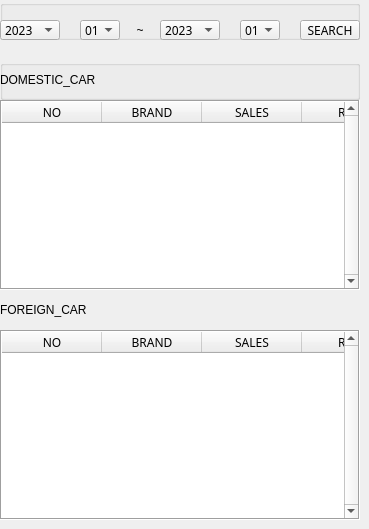
        <widget class="QWidget" name="page_17">
         <widget class="QGroupBox" name="groupBox_16">
          <property name="geometry">
           <rect>
            <x>0</x>
            <y>0</y>
            <width>360</width>
            <height>40</height>
           </rect>
          </property>
          <property name="title">
           <string/>
          </property>
          <property name="flat">
           <bool>true</bool>
          </property>
          <widget class="QComboBox" name="comboBox_secondyear_4">
           <property name="geometry">
            <rect>
             <x>160</x>
             <y>20</y>
             <width>60</width>
             <height>20</height>
            </rect>
           </property>
           <property name="font">
            <font>
             <family>맑은 고딕</family>
            </font>
           </property>
           <item>
            <property name="text">
             <string>2023</string>
            </property>
           </item>
           <item>
            <property name="text">
             <string>2022</string>
            </property>
           </item>
          </widget>
          <widget class="QComboBox" name="comboBox_secondmonth_4">
           <property name="geometry">
            <rect>
             <x>240</x>
             <y>20</y>
             <width>40</width>
             <height>20</height>
            </rect>
           </property>
           <property name="font">
            <font>
             <family>맑은 고딕</family>
            </font>
           </property>
           <item>
            <property name="text">
             <string>01</string>
            </property>
           </item>
           <item>
            <property name="text">
             <string>02</string>
            </property>
           </item>
           <item>
            <property name="text">
             <string>03</string>
            </property>
           </item>
           <item>
            <property name="text">
             <string>04</string>
            </property>
           </item>
           <item>
            <property name="text">
             <string>05</string>
            </property>
           </item>
           <item>
            <property name="text">
             <string>06</string>
            </property>
           </item>
           <item>
            <property name="text">
             <string>07</string>
            </property>
           </item>
           <item>
            <property name="text">
             <string>08</string>
            </property>
           </item>
           <item>
            <property name="text">
             <string>09</string>
            </property>
           </item>
           <item>
            <property name="text">
             <string>10</string>
            </property>
           </item>
           <item>
            <property name="text">
             <string>11</string>
            </property>
           </item>
           <item>
            <property name="text">
             <string>12</string>
            </property>
           </item>
          </widget>
          <widget class="QPushButton" name="pushButton_8">
           <property name="geometry">
            <rect>
             <x>300</x>
             <y>20</y>
             <width>60</width>
             <height>20</height>
            </rect>
           </property>
           <property name="font">
            <font>
             <family>맑은 고딕</family>
            </font>
           </property>
           <property name="text">
            <string>SEARCH</string>
           </property>
          </widget>
          <widget class="QComboBox" name="comboBox_firstmonth_4">
           <property name="geometry">
            <rect>
             <x>80</x>
             <y>20</y>
             <width>40</width>
             <height>20</height>
            </rect>
           </property>
           <property name="font">
            <font>
             <family>맑은 고딕</family>
            </font>
           </property>
           <item>
            <property name="text">
             <string>01</string>
            </property>
           </item>
           <item>
            <property name="text">
             <string>02</string>
            </property>
           </item>
           <item>
            <property name="text">
             <string>03</string>
            </property>
           </item>
           <item>
            <property name="text">
             <string>04</string>
            </property>
           </item>
           <item>
            <property name="text">
             <string>05</string>
            </property>
           </item>
           <item>
            <property name="text">
             <string>06</string>
            </property>
           </item>
           <item>
            <property name="text">
             <string>07</string>
            </property>
           </item>
           <item>
            <property name="text">
             <string>08</string>
            </property>
           </item>
           <item>
            <property name="text">
             <string>09</string>
            </property>
           </item>
           <item>
            <property name="text">
             <string>10</string>
            </property>
           </item>
           <item>
            <property name="text">
             <string>11</string>
            </property>
           </item>
           <item>
            <property name="text">
             <string>12</string>
            </property>
           </item>
          </widget>
          <widget class="QComboBox" name="comboBox_firstyear_4">
           <property name="geometry">
            <rect>
             <x>0</x>
             <y>20</y>
             <width>60</width>
             <height>20</height>
            </rect>
           </property>
           <property name="font">
            <font>
             <family>맑은 고딕</family>
            </font>
           </property>
           <item>
            <property name="text">
             <string>2023</string>
            </property>
           </item>
           <item>
            <property name="text">
             <string>2022</string>
            </property>
           </item>
          </widget>
          <widget class="QLabel" name="label_12">
           <property name="geometry">
            <rect>
             <x>120</x>
             <y>20</y>
             <width>40</width>
             <height>20</height>
            </rect>
           </property>
           <property name="text">
            <string>~</string>
           </property>
           <property name="alignment">
            <set>Qt::AlignCenter</set>
           </property>
          </widget>
         </widget>
         <widget class="QTableWidget" name="tableWidget_15">
          <property name="geometry">
           <rect>
            <x>0</x>
            <y>100</y>
            <width>360</width>
            <height>190</height>
           </rect>
          </property>
          <property name="font">
           <font>
            <family>맑은 고딕</family>
           </font>
          </property>
          <property name="frameShape">
           <enum>QFrame::Box</enum>
          </property>
          <property name="frameShadow">
           <enum>QFrame::Sunken</enum>
          </property>
          <property name="lineWidth">
           <number>1</number>
          </property>
          <property name="verticalScrollBarPolicy">
           <enum>Qt::ScrollBarAlwaysOn</enum>
          </property>
          <property name="horizontalScrollBarPolicy">
           <enum>Qt::ScrollBarAlwaysOff</enum>
          </property>
          <property name="editTriggers">
           <set>QAbstractItemView::NoEditTriggers</set>
          </property>
          <property name="dragEnabled">
           <bool>true</bool>
          </property>
          <property name="showGrid">
           <bool>false</bool>
          </property>
          <property name="gridStyle">
           <enum>Qt::NoPen</enum>
          </property>
          <property name="sortingEnabled">
           <bool>false</bool>
          </property>
          <property name="wordWrap">
           <bool>true</bool>
          </property>
          <property name="cornerButtonEnabled">
           <bool>true</bool>
          </property>
          <attribute name="horizontalHeaderVisible">
           <bool>true</bool>
          </attribute>
          <attribute name="horizontalHeaderCascadingSectionResizes">
           <bool>false</bool>
          </attribute>
          <attribute name="horizontalHeaderMinimumSectionSize">
           <number>40</number>
          </attribute>
          <attribute name="horizontalHeaderDefaultSectionSize">
           <number>100</number>
          </attribute>
          <attribute name="horizontalHeaderHighlightSections">
           <bool>true</bool>
          </attribute>
          <attribute name="verticalHeaderVisible">
           <bool>false</bool>
          </attribute>
          <attribute name="verticalHeaderCascadingSectionResizes">
           <bool>false</bool>
          </attribute>
          <attribute name="verticalHeaderShowSortIndicator" stdset="0">
           <bool>false</bool>
          </attribute>
          <attribute name="verticalHeaderStretchLastSection">
           <bool>false</bool>
          </attribute>
          <column>
           <property name="text">
            <string>NO</string>
           </property>
           <property name="font">
            <font>
             <family>맑은 고딕</family>
            </font>
           </property>
          </column>
          <column>
           <property name="text">
            <string>BRAND</string>
           </property>
           <property name="font">
            <font>
             <family>맑은 고딕</family>
            </font>
           </property>
          </column>
          <column>
           <property name="text">
            <string>SALES</string>
           </property>
           <property name="font">
            <font>
             <family>맑은 고딕</family>
            </font>
           </property>
          </column>
          <column>
           <property name="text">
            <string>RATE</string>
           </property>
          </column>
         </widget>
         <widget class="QTableWidget" name="tableWidget_16">
          <property name="geometry">
           <rect>
            <x>0</x>
            <y>330</y>
            <width>360</width>
            <height>190</height>
           </rect>
          </property>
          <property name="font">
           <font>
            <family>맑은 고딕</family>
           </font>
          </property>
          <property name="frameShape">
           <enum>QFrame::Box</enum>
          </property>
          <property name="frameShadow">
           <enum>QFrame::Sunken</enum>
          </property>
          <property name="lineWidth">
           <number>1</number>
          </property>
          <property name="verticalScrollBarPolicy">
           <enum>Qt::ScrollBarAlwaysOn</enum>
          </property>
          <property name="horizontalScrollBarPolicy">
           <enum>Qt::ScrollBarAlwaysOff</enum>
          </property>
          <property name="editTriggers">
           <set>QAbstractItemView::NoEditTriggers</set>
          </property>
          <property name="dragEnabled">
           <bool>true</bool>
          </property>
          <property name="showGrid">
           <bool>false</bool>
          </property>
          <property name="gridStyle">
           <enum>Qt::NoPen</enum>
          </property>
          <property name="sortingEnabled">
           <bool>false</bool>
          </property>
          <property name="wordWrap">
           <bool>true</bool>
          </property>
          <property name="cornerButtonEnabled">
           <bool>true</bool>
          </property>
          <attribute name="horizontalHeaderVisible">
           <bool>true</bool>
          </attribute>
          <attribute name="horizontalHeaderCascadingSectionResizes">
           <bool>false</bool>
          </attribute>
          <attribute name="horizontalHeaderMinimumSectionSize">
           <number>40</number>
          </attribute>
          <attribute name="horizontalHeaderDefaultSectionSize">
           <number>100</number>
          </attribute>
          <attribute name="horizontalHeaderHighlightSections">
           <bool>true</bool>
          </attribute>
          <attribute name="verticalHeaderVisible">
           <bool>false</bool>
          </attribute>
          <attribute name="verticalHeaderCascadingSectionResizes">
           <bool>false</bool>
          </attribute>
          <attribute name="verticalHeaderShowSortIndicator" stdset="0">
           <bool>false</bool>
          </attribute>
          <attribute name="verticalHeaderStretchLastSection">
           <bool>false</bool>
          </attribute>
          <column>
           <property name="text">
            <string>NO</string>
           </property>
           <property name="font">
            <font>
             <family>맑은 고딕</family>
            </font>
           </property>
          </column>
          <column>
           <property name="text">
            <string>BRAND</string>
           </property>
           <property name="font">
            <font>
             <family>맑은 고딕</family>
            </font>
           </property>
          </column>
          <column>
           <property name="text">
            <string>SALES</string>
           </property>
           <property name="font">
            <font>
             <family>맑은 고딕</family>
            </font>
           </property>
          </column>
          <column>
           <property name="text">
            <string>RATE</string>
           </property>
          </column>
         </widget>
         <widget class="QLabel" name="label_13">
          <property name="geometry">
           <rect>
            <x>0</x>
            <y>300</y>
            <width>120</width>
            <height>20</height>
           </rect>
          </property>
          <property name="text">
           <string>FOREIGN_CAR</string>
          </property>
         </widget>
         <widget class="QGroupBox" name="groupBox_29">
          <property name="geometry">
           <rect>
            <x>0</x>
            <y>60</y>
            <width>360</width>
            <height>40</height>
           </rect>
          </property>
          <property name="title">
           <string/>
          </property>
          <property name="flat">
           <bool>true</bool>
          </property>
          <widget class="QLabel" name="label_14">
           <property name="geometry">
            <rect>
             <x>0</x>
             <y>10</y>
             <width>120</width>
             <height>20</height>
            </rect>
           </property>
           <property name="text">
            <string>DOMESTIC_CAR</string>
           </property>
          </widget>
         </widget>
        </widget>
